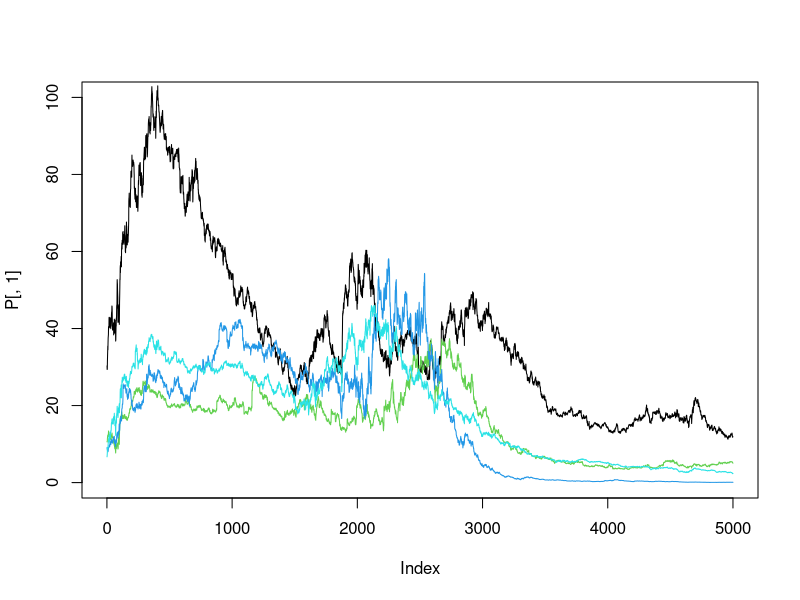
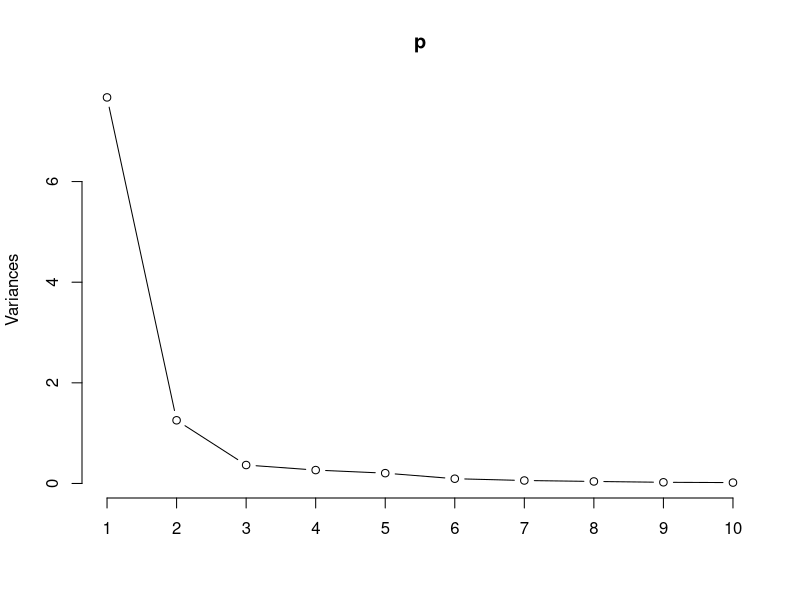
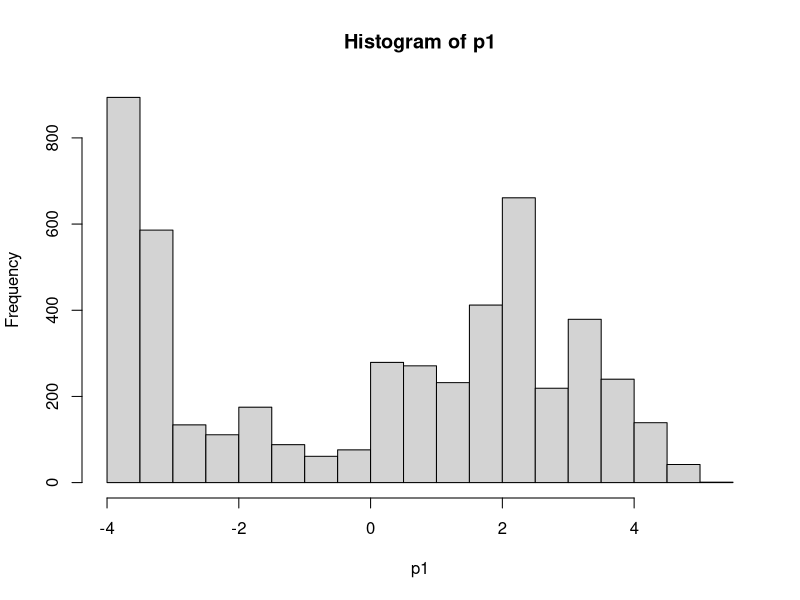
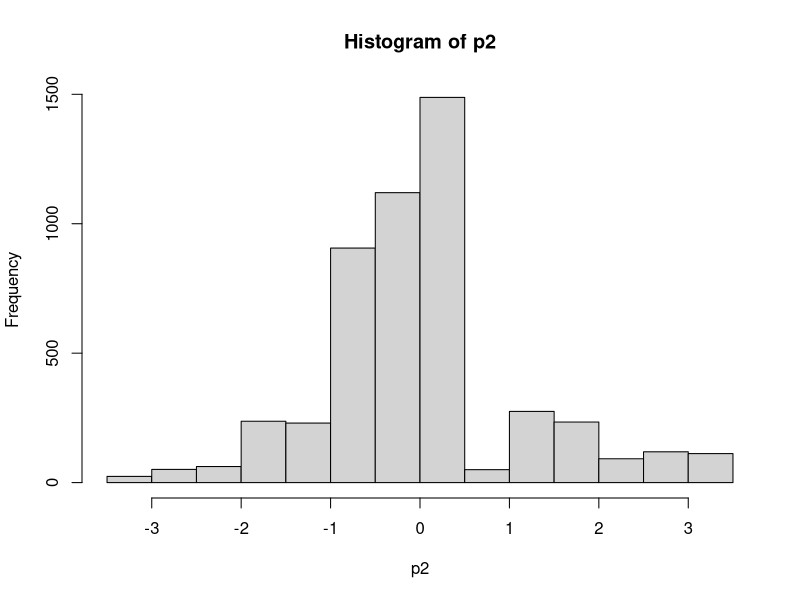
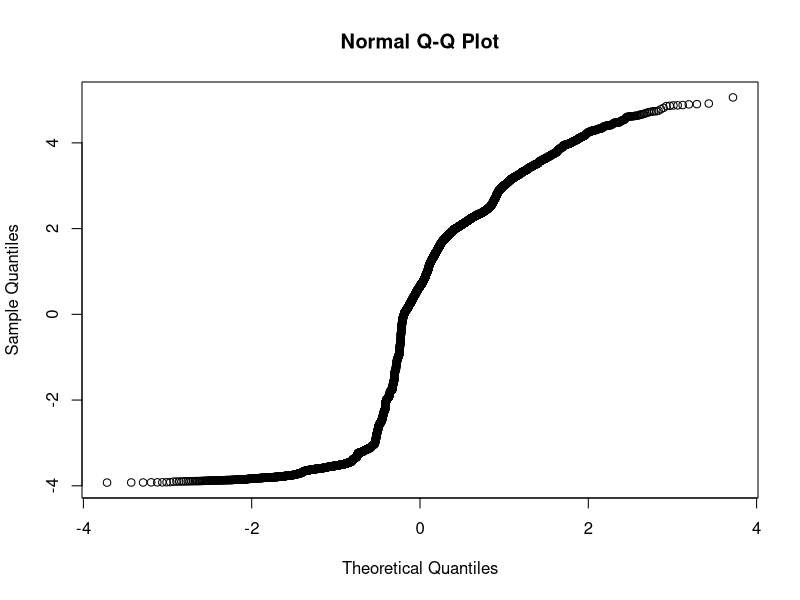
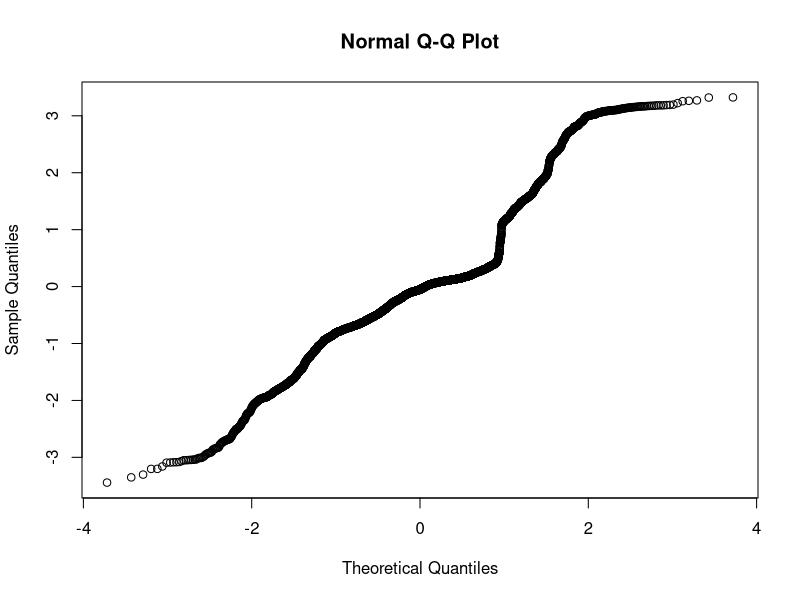
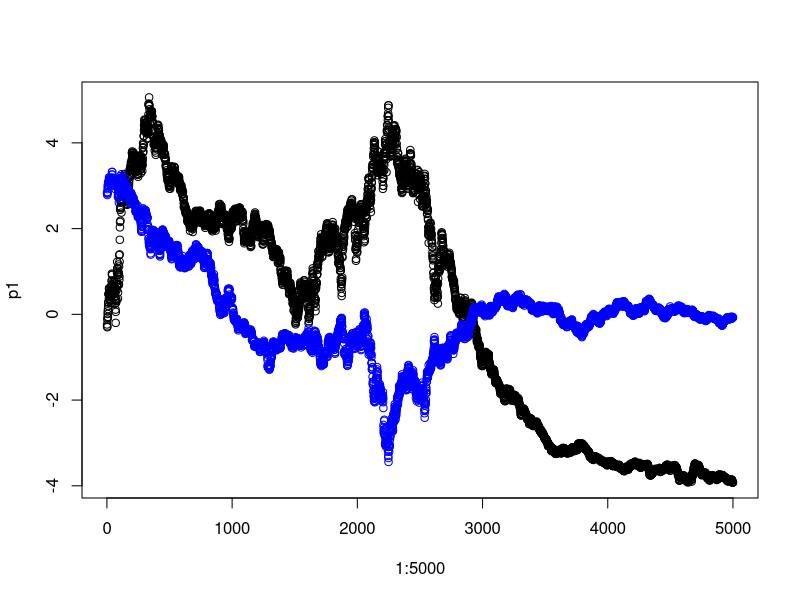
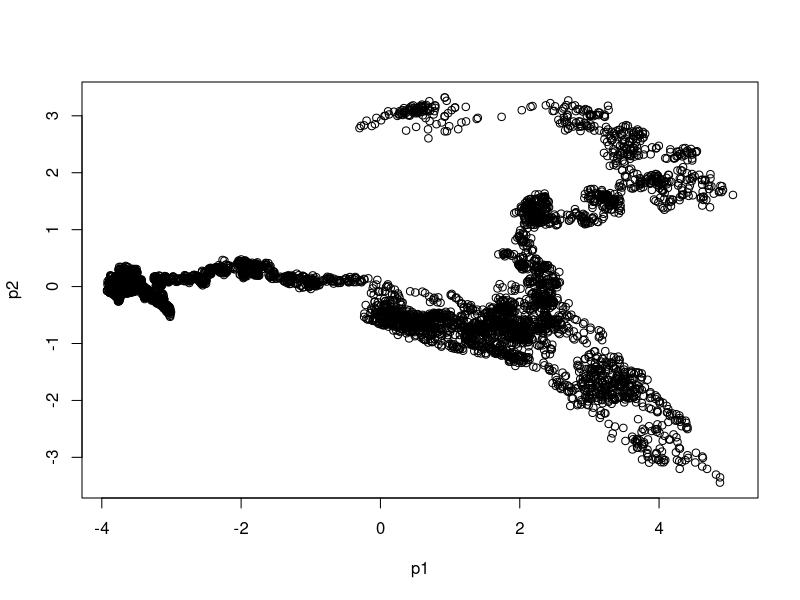

The R script that drew these images, in order:
T = read.csv("YahooStock.csv", header=TRUE)
names(T)
head(T)
P = T[ , 2:11]
names(P)
plot(P[,1],type='l',ylim=c(0,100)) 
# plot several time series
points(P[,3],type='l',col=3)
points(P[,4],type='l',col=4)
points(P[,5],type='l',col=5)



p= prcomp(P,scale=TRUE)
summary(p)
p$rotation

plot(p, type="l")

cor(P, p$x[,1:2])
p1 = p$x[ ,1]
p2 = p$x[ ,2]
hist(p1)
hist(p2)
qqnorm(p1)
qqnorm(p2)


plot(1:5000, p1)
points(1:5000, p2, col="blue")

plot(p1, p2)

